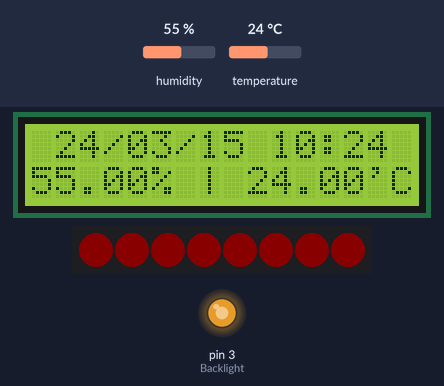
Recording of a sketch running on a simulated Arduino Uno, built with avr-gcc and run on an emulated ATmega328P. Shown: 16×2 character LCD, 8 RGB LEDs in strip order, left to right, output pins drawn as LEDs (lit = HIGH). The inputs (shaded band) are chosen by the test bench; at power-on: temperature 24 °C, humidity 55 %. Dim RGB values are drawn brighter than linear; the local clock reads 2024-03-15 10:24:30 at power-on unless the sketch sets it; EEPROM starts erased.

Above: at 1.2 s.
1.3 s: temperature set to 11 °C
At 4.3 s:
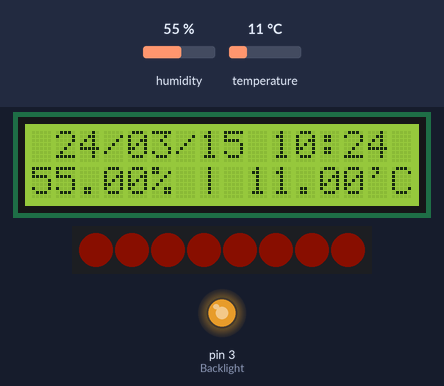
4.6 s: temperature set to 8 °C
At 7.3 s:
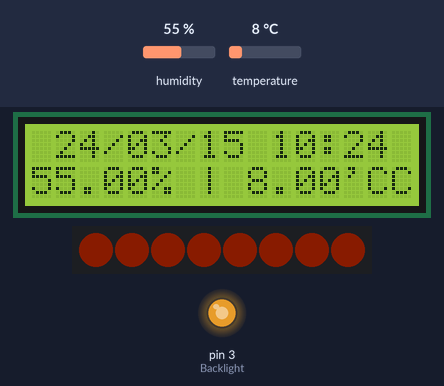
10.5 s: temperature set to 12 °C
At 16.2 s:
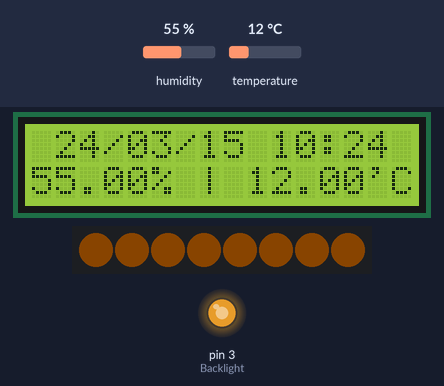
16.5 s: temperature set to 5 °C
At 19.4 s:
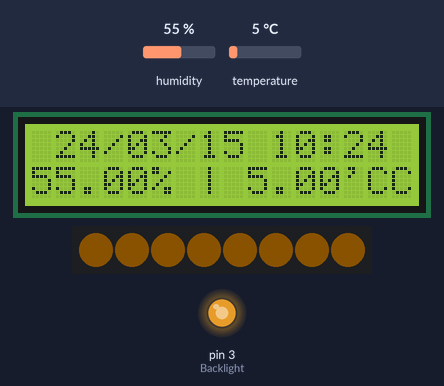
22.4 s: temperature set to 19 °C
At 25.2 s:
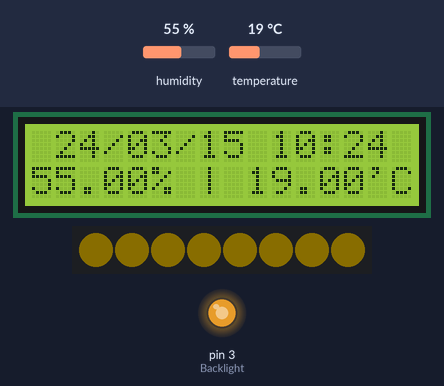
28.5 s: temperature set to 9 °C
At 31.2 s:
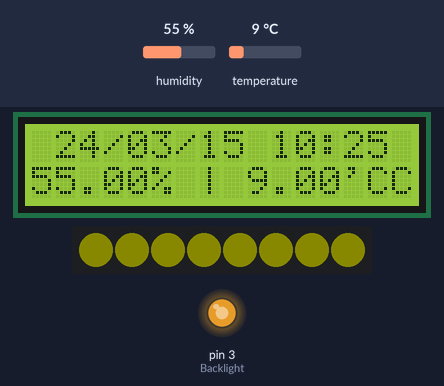
Timing chart, 0 to 46.2 s (numbered marks = the images above; inputs shaded):
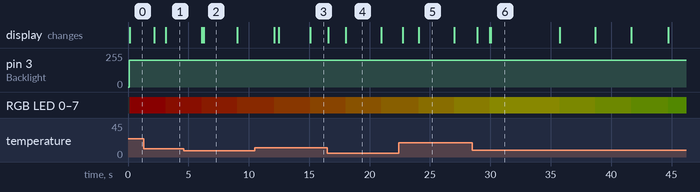

The sketch:

moonlight_bluetooth2.ino
```cpp
#include "DHT.h"
#include <LiquidCrystal_I2C.h>
#include <DS1307RTC.h>
#include <Wire.h>
#include <Adafruit_NeoPixel.h>
#ifdef __AVR__
  #include <avr/power.h>
#endif
#include <EEPROM.h>
#include <SoftwareSerial.h>
#include <Thread.h>
#include <ThreadController.h>

Thread NeoThread = Thread(); // Thread* Thread2 = new Thread(); < 포인터로 선언
ThreadController controller = ThreadController();

// 변수 선언
#define DHTPIN 2 // int DHTPIN = 2;
#define DHTTYPE DHT11

#define Backlight 3

#define Neo 4
int NEOPIXELS =  8;

// EEEPROM index
#define ld_index 0
#define ln_index 1
#define nd_index 2
#define nn_index 3
#define nR 4
#define nG 5
#define nB 6

#define BT_RXD 9
#define BT_TXD 8
SoftwareSerial bluetooth(BT_RXD, BT_TXD);

// Bluetooth 제어 모드 on/off
bool blue_flag = false;

// 센서 설정
DHT dht(DHTPIN, DHTTYPE);

LiquidCrystal_I2C lcd(0x27, 16, 2);

tmElements_t tm;

Adafruit_NeoPixel pixels(NEOPIXELS, Neo, NEO_GRB + NEO_KHZ800);

int lcd_day;
int lcd_night;
int neo_day;
int neo_night;
int neo_R;
int neo_G;
int neo_B;

//functions
String alt2digits(int number) {
  // tm.Hour, Minute ... 등 tm 라이브러리의 명령어 출력 결과는 1 -> 1 로 나옵니다.
  // 보기 좋게 출력하기 위하 1 -> 01 등으로 출력 되도록 number 가 0~9 의 값이면 number앞에 0을 붙여줍니다.
  // 01 과 같이 형태를 유지하기 위해 number의 type을 string로 바꿉니다.
  String num;
  if (number >= 0 && number < 10) {
    num = '0' + String(number);
  }
  else{
    num = String(number);
  }
  return num;
}

void ShowAllPixels(uint32_t color){
  for(int i=0; i<NEOPIXELS; i++){
    pixels.setPixelColor(i, color);
  }
}

void RainbowNeo(){
    if (neo_R == 255 && neo_G < 255 && neo_B == 0){
      neo_G++;
    }
    else if (neo_R > 0 && neo_G == 255){
      neo_R--;
    }
    else if (neo_G == 255 && neo_B < 255){
      neo_B++;
    }
    else if ( neo_G > 0 && neo_B == 255){
      neo_G--;
    }
    else if (neo_R < 255 && neo_B == 255){
      neo_R++;
    }
    else if (neo_R == 255 && neo_B > 0){
      neo_B--;
    }
    else{}
}

void setup() {
  Serial.begin(9600); // 시리얼 모니터와 9600의 보드레이트로 통신(1초당 신호 전송 속도)
  bluetooth.begin(9600);
  // EEPROM에 저장된 값 불러오기
  if (EEPROM.read(ld_index) == 0){
    // LCD 밝기
    lcd_day = EEPROM.read(ld_index);
    lcd_night = EEPROM.read(ln_index);
    // NeoPixels 밝기
    neo_day = EEPROM.read(nd_index);
    neo_night = EEPROM.read(nd_index);
  }
  else{
    lcd_day = 200;
    lcd_night = 10;
    // NeoPixels 밝기
    neo_day = 10;
    neo_night = 20;
    // NeoPixels R, G, B 값
    neo_R = 255;
    neo_G = 0;
    neo_B = 0;
  }

  dht.begin();

  lcd.init(); // I2C LCD를 초기화
  lcd.backlight(); // I2C LCD의 백라이트를 켬

  pinMode(Backlight, OUTPUT);

  pixels.begin(); // neopixel strip 초기화

  NeoThread.setInterval(100); // 실행 간격 설정
  NeoThread.onRun(RainbowNeo);
  controller.add(&NeoThread);
}

bool RTC_flag = false;

void loop() {
  //delay(1000); // 1초 기다림(ms 단위)
  controller.run();
  float hum = dht.readHumidity();
  float temp = dht.readTemperature(); // parameter에 True를 넘기면 화씨로 나옴

  String H, M, S;

  pixels.show();
  ShowAllPixels(pixels.Color(neo_R, neo_G, neo_B));

  if (bluetooth.available())
  {
    String tot = bluetooth.readStringUntil('#');
    String key_ = tot.substring(0,1);
    char key = key_.charAt(0);
    String value = tot.substring(1);


    if (key == 'o'){
      blue_flag = true;
    }
    else if (key == 'x'){
      blue_flag = false;
    }

    if (blue_flag){
      if (key == '1'){
        // brightness of lcd(day)
        lcd_day = value.toInt();
      }
      else if (key == '2'){
        // brightness of lcd(night)
        lcd_night = value.toInt();
      }
      else if (key == '3'){
        // brightness of neo(day)
        neo_day = value.toInt();
      }
      else if (key == '4'){
        // brightness of neo(night)
        neo_night = value.toInt();
      }
      else if (key == 'r'){
        neo_R = value.toInt();
      }
      else if (key == 'g'){
        neo_G = value.toInt();
      }
      else if (key == 'b'){
        neo_B = value.toInt();
      }
    }
  }

  if (RTC.read(tm)) {
   H = alt2digits(tm.Hour);
   M = alt2digits(tm.Minute);
   S = alt2digits(tm.Second);
   String Year = String(tmYearToCalendar(tm.Year)).substring(2,4);
   String Mon = alt2digits(tm.Month);
   String Day = alt2digits(tm.Day);
   lcd.setCursor(1, 0); // 첫째줄에 한칸 띄워 작성
   lcd.print(Year); lcd.print('/'); lcd.print(Mon); lcd.print('/'); lcd.print(Day); lcd.print(' ');
   lcd.print(H);  lcd.print(':'); lcd.print(M);
   RTC_flag = true;
  }
  if (RTC_flag) {
    int Hour;
    Hour = H.toInt();

    if (Hour > 6 && Hour < 18) {
      analogWrite(Backlight, lcd_day);
      pixels.setBrightness(neo_day);
    }
   else{
      analogWrite(Backlight, lcd_night);
      pixels.setBrightness(neo_night);
   }
  }

  if (isnan(hum) || isnan(temp)) {
    Serial.println("Failed to read from DHT sensor!"); // print는 띄어쓰기 없고 ln 은 있음
    return;
  }
  lcd.setCursor(0, 1); // 둘째줄에 작성
  lcd.print(hum); lcd.print("% | "); lcd.print(temp); lcd.print("'C");

  EEPROM.write(ld_index, lcd_day);
  EEPROM.write(ln_index, lcd_night);
  EEPROM.write(nd_index, neo_day);
  EEPROM.write(nn_index, neo_night);
}
```

Measured:
- the behaviour switches between 10 and 9 °C on temperature (found by bisection; images 1 and 2)
- after the input at 1.3 s, the display: first changes after 0.89 s (image 1 shows a later state)
- after the input at 4.6 s, the display: first differs from a run without the input after 1.7 s (image 2)
- after the input at 10.5 s, the display: first differs from a run without the input after 2.0 s (image 3 shows a later state)
- after the input at 16.5 s, the display: first changes after 0.07 s (image 4 shows a later state)
- after the input at 22.4 s, the display: first changes after 0.34 s (image 5 shows a later state)
- after the input at 28.5 s, the display: first changes after 0.40 s (image 6 shows a later state)
